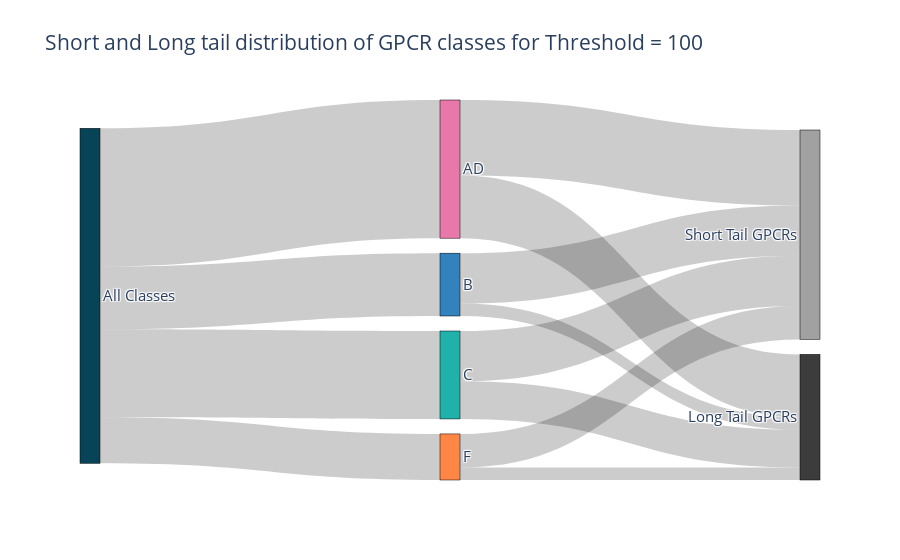
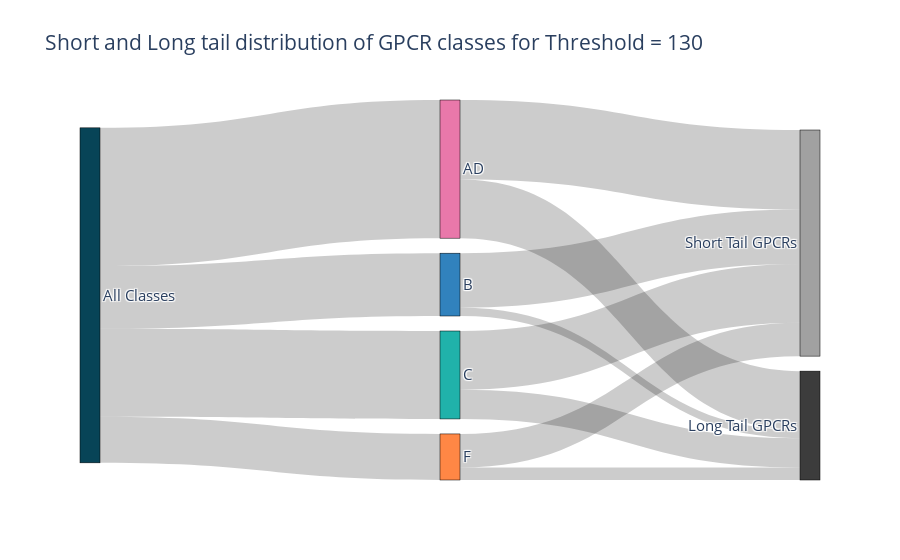

Notebook cell for these charts, in order:
### Code cell
for thres in [ 100, 130, 150, 200]:
    fig = gpcr.plots.sankey_gpcr_classes( gpcr_classes = ["B", "C", "F", "AD"], threshold = thres )

### Figure 1 — Plotly figure (JSON) as saved in the notebook; plotly's stock layout.template omitted (floating-point values rounded to 4 significant figures)
{"data": [{"link": {"source": [0, 0, 0, 0, 1, 2, 3, 4, 1, 2, 3, 4], "target": [1, 2, 3, 4, 5, 5, 5, 5, 6, 6, 6, 6], "value": [15, 21, 11, 33, 12, 12, 8, 18, 3, 9, 3, 15]}, "node": {"color": ["#074457", "#3182BD", "#20B2AA", "#FF8745", "#E978AA", "#A1A1A1", "#3C3C3C"], "label": ["All Classes", "B", "C", "F", "AD", "Short Tail GPCRs", "Long Tail GPCRs"], "line": {"color": "black", "width": 0.5}, "pad": 15, "thickness": 20}, "type": "sankey"}], "layout": {"font": {"size": 15}, "title": {"text": "Short and Long tail distribution of GPCR classes for Threshold = 100"}}}

### Figure 2 — Plotly figure (JSON) as saved in the notebook; plotly's stock layout.template omitted (floating-point values rounded to 4 significant figures)
{"data": [{"link": {"source": [0, 0, 0, 0, 1, 2, 3, 4, 1, 2, 3, 4], "target": [1, 2, 3, 4, 5, 5, 5, 5, 6, 6, 6, 6], "value": [15, 21, 11, 33, 13, 14, 8, 19, 2, 7, 3, 14]}, "node": {"color": ["#074457", "#3182BD", "#20B2AA", "#FF8745", "#E978AA", "#A1A1A1", "#3C3C3C"], "label": ["All Classes", "B", "C", "F", "AD", "Short Tail GPCRs", "Long Tail GPCRs"], "line": {"color": "black", "width": 0.5}, "pad": 15, "thickness": 20}, "type": "sankey"}], "layout": {"font": {"size": 15}, "title": {"text": "Short and Long tail distribution of GPCR classes for Threshold = 130"}}}
